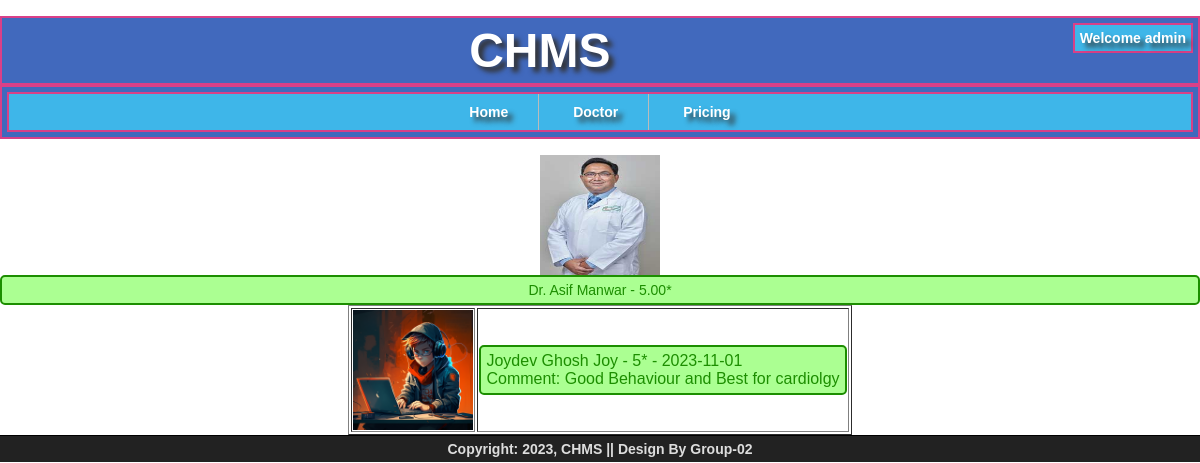
The app's page /CHMS/admin/doctor/review.php?D_ID=1003 (signed in) with its own data.
### tables this page shows
CREATE TABLE `doctor` (
  `ID` int(11) NOT NULL,
  `License_Number` int(11) NOT NULL,
  `Fname` varchar(30) NOT NULL,
  `Lname` varchar(30) DEFAULT NULL,
  `Title` varchar(30) DEFAULT NULL,
  `DOB` date NOT NULL,
  `Gender` char(10) NOT NULL,
  `Experience_From` date NOT NULL,
  `Language` varchar(100) NOT NULL,
  `Current_Position` varchar(150) NOT NULL,
  `P_Location` varchar(150) NOT NULL
);

CREATE TABLE `user_details` (
  `ID` int(11) NOT NULL,
  `User_Name` varchar(255) NOT NULL,
  `Password` char(255) NOT NULL,
  `Role` char(20) NOT NULL,
  `Phone_Number` char(15) NOT NULL,
  `Email` char(150) DEFAULT NULL,
  `Address` varchar(200) DEFAULT NULL,
  `Photo` char(50) DEFAULT NULL,
  `Status` tinyint(1) NOT NULL
);

CREATE TABLE `doctor_reviews` (
  `P_ID` int(11) NOT NULL,
  `D_ID` int(11) NOT NULL,
  `Date` date NOT NULL,
  `Comment` varchar(200) DEFAULT NULL,
  `Ratings` decimal(1,0) NOT NULL,
  `Status` tinyint(1) NOT NULL DEFAULT 0
);

CREATE TABLE `patient` (
  `ID` int(11) NOT NULL,
  `Fname` varchar(30) NOT NULL,
  `Lname` varchar(30) DEFAULT NULL,
  `DOB` date NOT NULL,
  `Gender` char(10) NOT NULL,
  `Emergency_Number` char(15) NOT NULL,
  `Blood` char(3) DEFAULT NULL,
  `Weight` decimal(5,2) DEFAULT NULL
);

### CHMS/admin/doctor/review.php (the view, shortened to what this page needs)
<?php
include("../../common/header-content.php");
if(isset($_GET['D_ID'])){
	$D_ID = $_GET['D_ID'];
	$sql_ratings = "SELECT ROUND((SUM(Ratings) / COUNT(*)), 2) as Ratings
					FROM doctor_reviews
					WHERE D_ID = $D_ID AND Status = TRUE";
	$result_ratings = mysqli_query($conn, $sql_ratings);
	$found_rating = mysqli_fetch_array($result_ratings);
		$Rating = $found_rating['Ratings'];
	$sql_info = "SELECT d.Title, d.Fname, d.Lname, u.Photo
		FROM doctor d, user_details u
		WHERE d.ID = u.ID AND d.ID = $D_ID";
		$result_info = mysqli_query($conn, $sql_info);
		$found_user = mysqli_fetch_array($result_info);
		$Title = $found_user['Title'];
		$Fname = $found_user['Fname'];
        $Lname = $found_user['Lname'];
        $Photo = $found_user['Photo'];
        echo '<table align="center" border="1">
        	';
        if($Photo == ""){
			echo '<div align="center"><img src="/chms/doctor/img/null.jpg" alt="'.$Fname.' '.$Lname.'" width="200px" height="200px"></div>';
		}
		else{
			echo '<div align="center"><img src="/chms/doctor/'.$Photo.'" alt="'.$Fname.' '.$Lname.'" width="120px" height="120px"></div>';
		}
		echo '<div id="joy_congratulation" align="center">'.
			$Title .' Dr. '. $Fname . ' '. $Lname .' - '. $Rating .'*
		</div>
		';
		$sql_reviews = "SELECT u.Photo, p.Fname, p.Lname, dr.Ratings, dr.Date, dr.Comment
						FROM doctor_reviews dr, patient p, user_details u
						WHERE dr.P_ID = p.ID AND p.ID = u.ID AND dr.Status = TRUE AND dr.D_ID = $D_ID
						ORDER BY dr.Date DESC";
		$result_reviews = mysqli_query($conn, $sql_reviews);
		if (mysqli_num_rows($result_reviews) > 0){
			while ($row = mysqli_fetch_assoc($result_reviews)){
				echo '<tr><td>';
				if($row['Photo'] == ""){
					echo '<div align="center"><img src="/chms/patient/img/null.jpg" alt="'.$row['Fname'].' '.$row['Lname'].'" width="200px" height="200px"></div></td>';
				}
				else{
					echo '<div align="center"><img src="/chms/patient/'.$row['Photo'].'" alt="'.$row['Fname'].' '.$row['Lname'].'" width="120px" height="120px"></div></td>';
				}
				echo '<td><div id="joy_congratulation">
						'. $row['Fname'] .' '. $row['Lname'] .' - '. $row['Ratings'].'* - '. $row['Date'] .'';
				echo '<br>';
				echo 'Comment: '.$row['Comment'].'';
				echo '</div></td></tr>';
			}
		}
		echo '</table>';
}
else{
	redirect_to("/chms/admin/");
}
?>
<!DOCTYPE html>
<html>
<head>
</head>
<body>
</body>
</html>

### CHMS/common/header-content.php (shortened to what this page needs)
<!DOCTYPE html>
<html>
<body>
	<div id="joy" align="center">
		<b><font size="20">CHMS</font></b>
		<span style="float:right;">
			<?php
				if(isset($_SESSION['User_ID'])){
    			$User_Name = $_SESSION['User_Name'];
             	echo
                    '
                    <ul class="menu" style="padding:5px">
                        <li>'.'Welcome '.$User_Name.'
                        <ul class="sub-menu">
                            <li><a href="/chms/common/profile.php">Dashboard</a></li>
                            <li><a href="/chms/common/edit-profile.php">Profile</a></li>
                            <li><a href="/chms/common/logout.php">Log Out</a></li>
                        </ul>
                        </li>
                    </ul>
                    ';
                }
				else{
 					echo
 						'Welcome Guest'.'<br>'.
 						'<a href="/chms/common/login.php">Login</a>'.'||'.
 						'<a href="/chms/common/signup.php">Signup</a>';
				}
			?>
		</span>
	</div>
	<div id="joy" align="center">
	<ul class="menu">
        <li><a href="/chms/index.php">Home</a></li>
        <li>
            <a href="#">Doctor</a>
        </li>
        <li>
            <a href="#">Pricing</a>
        </li>
    </ul>
	</div>
    <br>
</body>
</html>

### records on screen
doctor: ID.Photo (picture), Fname "Asif", Lname "Manwar"
doctor_reviews: P_ID.Lname (picture), P_ID.Fname "Joydev Ghosh", P_ID.Lname "Joy", Ratings "5", Date "2023-11-01", Comment "Good Behaviour and Best for cardiolgy"

### other values on screen
$User_Name "admin"
$Rating "5.00"
